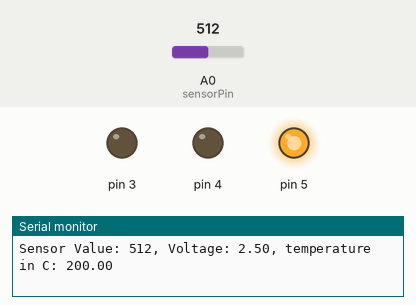
Recording of a sketch running on a simulated Arduino Uno, built with avr-gcc and run on an emulated ATmega328P. Shown: output pins drawn as LEDs (lit = HIGH), the last lines printed to the serial monitor. The test bench sets the inputs (shaded band); at power-on: A0 (sensorPin) = 512.

Above: at 1.2 s.
1.3 s: A0 (sensorPin) set to 175
4.3 s: A0 (sensorPin) set to 163
At 4.6 s:
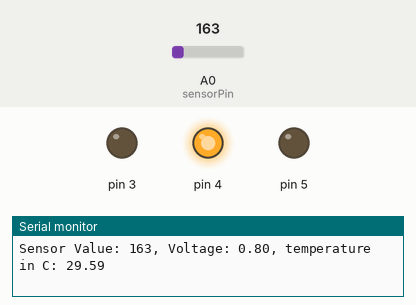
5.8 s: A0 (sensorPin) set to 122
At 7.0 s:
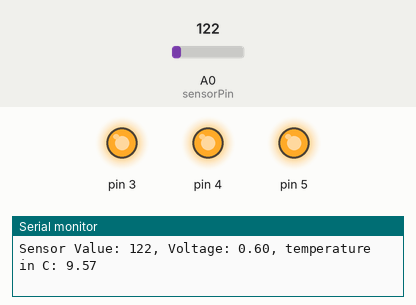
7.4 s: A0 (sensorPin) set to 1023
At 8.4 s:
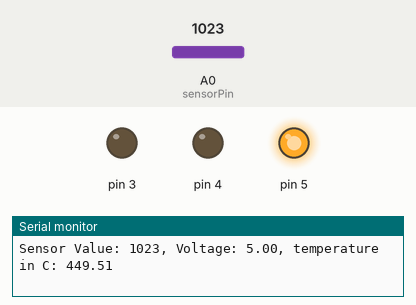
8.9 s: A0 (sensorPin) set to 0
At 10.2 s:
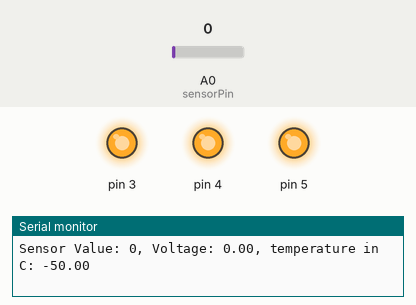
Timing chart, 0 to 11.4 s (numbered marks = the images above; inputs shaded):
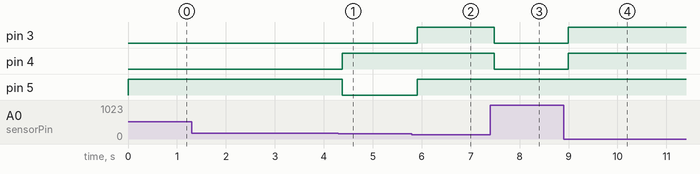

The sketch:

TmpAnalog.ino
```cpp
const float baseTemperature = 26.0;
const int sensorPin = A0;

void setup() {
  Serial.begin(9600);
  for (int i=3; i<6; i++) {
    pinMode(i, OUTPUT);
    digitalWrite(i, LOW);
  }
}

void loop() {
  int sensorValue = analogRead(sensorPin);
  Serial.print("Sensor Value: ");
  Serial.print(sensorValue);

  const float voltage = sensorValue / 1024.0 * 5.0;
  Serial.print(", Voltage: ");
  Serial.print(voltage);

  const float tmp = (voltage - 0.5) * 100;
  Serial.print(", temperature in C: ");
  Serial.println(tmp);

  if (tmp < baseTemperature) {
    digitalWrite(3, HIGH);
    digitalWrite(4, HIGH);
    digitalWrite(5, HIGH);
  } else if (tmp < baseTemperature + 2) {
    digitalWrite(3, HIGH);
    digitalWrite(4, LOW);
    digitalWrite(5, LOW);
  } else if (tmp < baseTemperature + 4) {
    digitalWrite(3, LOW);
    digitalWrite(4, HIGH);
    digitalWrite(5, LOW);
  } else {
    digitalWrite(3, LOW);
    digitalWrite(4, LOW);
    digitalWrite(5, HIGH);
  }
  delay(10);
}
```

Measured:
- the behaviour switches between 164 and 163 on A0 (sensorPin) (found by bisection; images 0 and 1)
- after the input at 4.3 s, pin 4: LOW → HIGH after 0.07 s; pin 5: HIGH → LOW after 0.07 s
- after the input at 5.8 s, pin 3, pin 5: LOW → HIGH after 0.11 s
- after the input at 7.4 s, pin 3, pin 4: HIGH → LOW after 0.08 s
- after the input at 8.9 s, pin 3, pin 4: LOW → HIGH after 0.10 s
